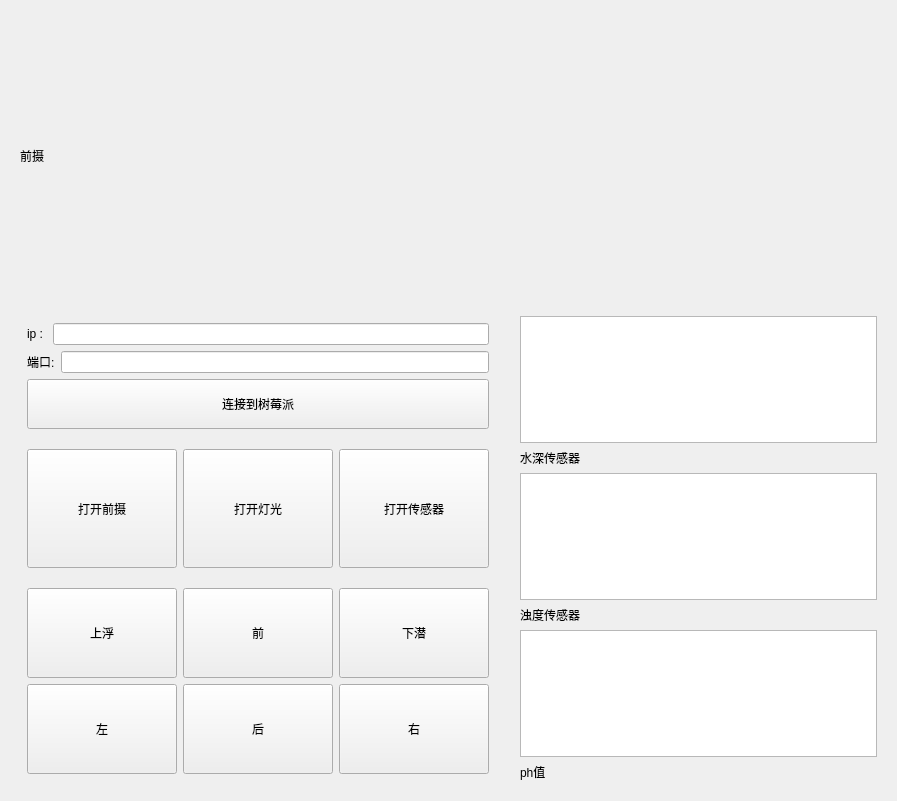
<?xml version="1.0" encoding="UTF-8"?>
<ui version="4.0">
 <class>Form</class>
 <widget class="QWidget" name="Form">
  <property name="geometry">
   <rect>
    <x>0</x>
    <y>0</y>
    <width>897</width>
    <height>801</height>
   </rect>
  </property>
  <property name="windowTitle">
   <string>Form</string>
  </property>
  <layout class="QGridLayout" name="gridLayout" rowstretch="3,5" columnstretch="4,5,0">
   <item row="0" column="0" colspan="3">
    <widget class="QWidget" name="widget_top" native="true">
     <property name="styleSheet">
      <string notr="true"/>
     </property>
     <layout class="QHBoxLayout" name="horizontalLayout" stretch="0">
      <item>
       <widget class="QLabel" name="label_cam1">
        <property name="styleSheet">
         <string notr="true"/>
        </property>
        <property name="text">
         <string>前摄</string>
        </property>
       </widget>
      </item>
     </layout>
    </widget>
   </item>
   <item row="1" column="1" colspan="2">
    <widget class="QWidget" name="widget_right" native="true">
     <property name="styleSheet">
      <string notr="true"/>
     </property>
     <layout class="QVBoxLayout" name="verticalLayout">
      <item>
       <widget class="PlotWidget" name="graphicsView_waterdepth"/>
      </item>
      <item>
       <widget class="QLabel" name="label_deepth">
        <property name="text">
         <string>水深传感器</string>
        </property>
       </widget>
      </item>
      <item>
       <widget class="PlotWidget" name="graphicsView_turbidity"/>
      </item>
      <item>
       <widget class="QLabel" name="label_turbidity">
        <property name="text">
         <string>浊度传感器</string>
        </property>
       </widget>
      </item>
      <item>
       <widget class="PlotWidget" name="graphicsView_ph"/>
      </item>
      <item>
       <widget class="QLabel" name="label_ph">
        <property name="text">
         <string>ph值</string>
        </property>
       </widget>
      </item>
     </layout>
    </widget>
   </item>
   <item row="1" column="0">
    <widget class="QWidget" name="widget_left" native="true">
     <property name="styleSheet">
      <string notr="true"/>
     </property>
     <layout class="QGridLayout" name="gridLayout_3">
      <item row="1" column="0">
       <layout class="QHBoxLayout" name="horizontalLayout_cam">
        <property name="leftMargin">
         <number>7</number>
        </property>
        <property name="topMargin">
         <number>7</number>
        </property>
        <property name="rightMargin">
         <number>7</number>
        </property>
        <property name="bottomMargin">
         <number>7</number>
        </property>
        <item>
         <widget class="QPushButton" name="btn_cma1">
          <property name="sizePolicy">
           <sizepolicy hsizetype="Expanding" vsizetype="Expanding">
            <horstretch>0</horstretch>
            <verstretch>0</verstretch>
           </sizepolicy>
          </property>
          <property name="minimumSize">
           <size>
            <width>150</width>
            <height>60</height>
           </size>
          </property>
          <property name="maximumSize">
           <size>
            <width>400</width>
            <height>200</height>
           </size>
          </property>
          <property name="text">
           <string>打开前摄</string>
          </property>
         </widget>
        </item>
        <item>
         <widget class="QPushButton" name="btn_light">
          <property name="minimumSize">
           <size>
            <width>150</width>
            <height>100</height>
           </size>
          </property>
          <property name="maximumSize">
           <size>
            <width>400</width>
            <height>200</height>
           </size>
          </property>
          <property name="text">
           <string>打开灯光</string>
          </property>
         </widget>
        </item>
        <item>
         <widget class="QPushButton" name="btn_sensor">
          <property name="sizePolicy">
           <sizepolicy hsizetype="Expanding" vsizetype="Expanding">
            <horstretch>0</horstretch>
            <verstretch>0</verstretch>
           </sizepolicy>
          </property>
          <property name="minimumSize">
           <size>
            <width>150</width>
            <height>70</height>
           </size>
          </property>
          <property name="maximumSize">
           <size>
            <width>400</width>
            <height>200</height>
           </size>
          </property>
          <property name="text">
           <string>打开传感器</string>
          </property>
         </widget>
        </item>
       </layout>
      </item>
      <item row="2" column="0">
       <layout class="QGridLayout" name="gridLayout_opration">
        <property name="leftMargin">
         <number>7</number>
        </property>
        <property name="topMargin">
         <number>7</number>
        </property>
        <property name="rightMargin">
         <number>7</number>
        </property>
        <property name="bottomMargin">
         <number>7</number>
        </property>
        <item row="0" column="1">
         <widget class="QPushButton" name="btn_font">
          <property name="sizePolicy">
           <sizepolicy hsizetype="Expanding" vsizetype="Fixed">
            <horstretch>0</horstretch>
            <verstretch>0</verstretch>
           </sizepolicy>
          </property>
          <property name="minimumSize">
           <size>
            <width>90</width>
            <height>90</height>
           </size>
          </property>
          <property name="text">
           <string>前</string>
          </property>
         </widget>
        </item>
        <item row="1" column="0">
         <widget class="QPushButton" name="btn_left">
          <property name="sizePolicy">
           <sizepolicy hsizetype="Expanding" vsizetype="Fixed">
            <horstretch>0</horstretch>
            <verstretch>0</verstretch>
           </sizepolicy>
          </property>
          <property name="minimumSize">
           <size>
            <width>90</width>
            <height>90</height>
           </size>
          </property>
          <property name="text">
           <string>左</string>
          </property>
         </widget>
        </item>
        <item row="1" column="1">
         <widget class="QPushButton" name="btn_back">
          <property name="sizePolicy">
           <sizepolicy hsizetype="Expanding" vsizetype="Fixed">
            <horstretch>0</horstretch>
            <verstretch>0</verstretch>
           </sizepolicy>
          </property>
          <property name="minimumSize">
           <size>
            <width>90</width>
            <height>90</height>
           </size>
          </property>
          <property name="text">
           <string>后</string>
          </property>
         </widget>
        </item>
        <item row="1" column="2">
         <widget class="QPushButton" name="btn_right">
          <property name="sizePolicy">
           <sizepolicy hsizetype="Expanding" vsizetype="Fixed">
            <horstretch>0</horstretch>
            <verstretch>0</verstretch>
           </sizepolicy>
          </property>
          <property name="minimumSize">
           <size>
            <width>90</width>
            <height>90</height>
           </size>
          </property>
          <property name="text">
           <string>右</string>
          </property>
         </widget>
        </item>
        <item row="0" column="0">
         <widget class="QPushButton" name="btn_float">
          <property name="sizePolicy">
           <sizepolicy hsizetype="Expanding" vsizetype="Expanding">
            <horstretch>0</horstretch>
            <verstretch>0</verstretch>
           </sizepolicy>
          </property>
          <property name="minimumSize">
           <size>
            <width>90</width>
            <height>0</height>
           </size>
          </property>
          <property name="text">
           <string>上浮</string>
          </property>
         </widget>
        </item>
        <item row="0" column="2">
         <widget class="QPushButton" name="btn_dive">
          <property name="sizePolicy">
           <sizepolicy hsizetype="Expanding" vsizetype="Expanding">
            <horstretch>0</horstretch>
            <verstretch>0</verstretch>
           </sizepolicy>
          </property>
          <property name="text">
           <string>下潜</string>
          </property>
         </widget>
        </item>
       </layout>
      </item>
      <item row="0" column="0">
       <layout class="QVBoxLayout" name="verticalLayout_login">
        <property name="leftMargin">
         <number>7</number>
        </property>
        <property name="topMargin">
         <number>7</number>
        </property>
        <property name="rightMargin">
         <number>7</number>
        </property>
        <property name="bottomMargin">
         <number>7</number>
        </property>
        <item>
         <layout class="QHBoxLayout" name="horizontalLayout_3">
          <item>
           <widget class="QLabel" name="label_ip">
            <property name="text">
             <string>ip : </string>
            </property>
           </widget>
          </item>
          <item>
           <widget class="QLineEdit" name="lineEdit_ip"/>
          </item>
         </layout>
        </item>
        <item>
         <layout class="QHBoxLayout" name="horizontalLayout_4">
          <item>
           <widget class="QLabel" name="label_pwd">
            <property name="text">
             <string>端口:</string>
            </property>
           </widget>
          </item>
          <item>
           <widget class="QLineEdit" name="lineEdit_pwd"/>
          </item>
         </layout>
        </item>
        <item>
         <widget class="QPushButton" name="btn_connectToPi">
          <property name="sizePolicy">
           <sizepolicy hsizetype="Minimum" vsizetype="Fixed">
            <horstretch>0</horstretch>
            <verstretch>0</verstretch>
           </sizepolicy>
          </property>
          <property name="minimumSize">
           <size>
            <width>200</width>
            <height>50</height>
           </size>
          </property>
          <property name="maximumSize">
           <size>
            <width>16777215</width>
            <height>200</height>
           </size>
          </property>
          <property name="text">
           <string>连接到树莓派</string>
          </property>
         </widget>
        </item>
       </layout>
      </item>
     </layout>
    </widget>
   </item>
  </layout>
 </widget>
 <customwidgets>
  <customwidget>
   <class>PlotWidget</class>
   <extends>QGraphicsView</extends>
   <header location="global">pyqtgraph</header>
  </customwidget>
 </customwidgets>
 <resources/>
 <connections>
  <connection>
   <sender>btn_font</sender>
   <signal>clicked()</signal>
   <receiver>Form</receiver>
   <slot>font()</slot>
   <hints>
    <hint type="sourcelabel">
     <x>286</x>
     <y>625</y>
    </hint>
    <hint type="destinationlabel">
     <x>8</x>
     <y>585</y>
    </hint>
   </hints>
  </connection>
  <connection>
   <sender>btn_left</sender>
   <signal>clicked()</signal>
   <receiver>Form</receiver>
   <slot>left()</slot>
   <hints>
    <hint type="sourcelabel">
     <x>98</x>
     <y>727</y>
    </hint>
    <hint type="destinationlabel">
     <x>515</x>
     <y>778</y>
    </hint>
   </hints>
  </connection>
  <connection>
   <sender>btn_back</sender>
   <signal>clicked()</signal>
   <receiver>Form</receiver>
   <slot>back()</slot>
   <hints>
    <hint type="sourcelabel">
     <x>279</x>
     <y>733</y>
    </hint>
    <hint type="destinationlabel">
     <x>571</x>
     <y>792</y>
    </hint>
   </hints>
  </connection>
  <connection>
   <sender>btn_right</sender>
   <signal>clicked()</signal>
   <receiver>Form</receiver>
   <slot>right()</slot>
   <hints>
    <hint type="sourcelabel">
     <x>445</x>
     <y>740</y>
    </hint>
    <hint type="destinationlabel">
     <x>676</x>
     <y>793</y>
    </hint>
   </hints>
  </connection>
  <connection>
   <sender>btn_dive</sender>
   <signal>clicked()</signal>
   <receiver>Form</receiver>
   <slot>dive()</slot>
   <hints>
    <hint type="sourcelabel">
     <x>419</x>
     <y>617</y>
    </hint>
    <hint type="destinationlabel">
     <x>515</x>
     <y>631</y>
    </hint>
   </hints>
  </connection>
  <connection>
   <sender>btn_float</sender>
   <signal>clicked()</signal>
   <receiver>Form</receiver>
   <slot>float()</slot>
   <hints>
    <hint type="sourcelabel">
     <x>97</x>
     <y>640</y>
    </hint>
    <hint type="destinationlabel">
     <x>5</x>
     <y>665</y>
    </hint>
   </hints>
  </connection>
  <connection>
   <sender>btn_cma1</sender>
   <signal>clicked()</signal>
   <receiver>Form</receiver>
   <slot>font_cam()</slot>
   <hints>
    <hint type="sourcelabel">
     <x>84</x>
     <y>509</y>
    </hint>
    <hint type="destinationlabel">
     <x>6</x>
     <y>512</y>
    </hint>
   </hints>
  </connection>
  <connection>
   <sender>btn_light</sender>
   <signal>clicked()</signal>
   <receiver>Form</receiver>
   <slot>open_light()</slot>
   <hints>
    <hint type="sourcelabel">
     <x>286</x>
     <y>496</y>
    </hint>
    <hint type="destinationlabel">
     <x>4</x>
     <y>449</y>
    </hint>
   </hints>
  </connection>
  <connection>
   <sender>btn_connectToPi</sender>
   <signal>clicked()</signal>
   <receiver>Form</receiver>
   <slot>link_to_pi()</slot>
   <hints>
    <hint type="sourcelabel">
     <x>56</x>
     <y>409</y>
    </hint>
    <hint type="destinationlabel">
     <x>2</x>
     <y>406</y>
    </hint>
   </hints>
  </connection>
  <connection>
   <sender>btn_sensor</sender>
   <signal>clicked()</signal>
   <receiver>Form</receiver>
   <slot>open_sensor()</slot>
   <hints>
    <hint type="sourcelabel">
     <x>432</x>
     <y>513</y>
    </hint>
    <hint type="destinationlabel">
     <x>511</x>
     <y>530</y>
    </hint>
   </hints>
  </connection>
 </connections>
 <slots>
  <slot>font()</slot>
  <slot>back()</slot>
  <slot>left()</slot>
  <slot>right()</slot>
  <slot>float()</slot>
  <slot>dive()</slot>
  <slot>font_cam()</slot>
  <slot>back_cam()</slot>
  <slot>open_light()</slot>
  <slot>link_to_pi()</slot>
  <slot>open_sensor()</slot>
 </slots>
</ui>
